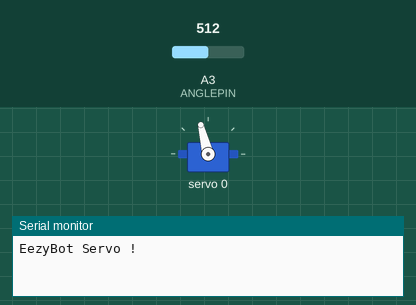
This sketch was run on a simulated Arduino Uno, built with avr-gcc and run on an emulated ATmega328P. Parts: servo, the last lines printed to the serial monitor. The inputs (shaded band) are chosen by the test bench; at power-on: A3 (ANGLEPIN) = 512.

Above: at 0.3 s.
At 14.4 s:
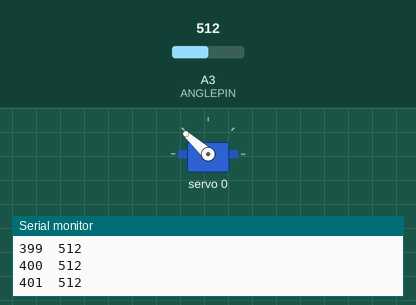
At 22.5 s:
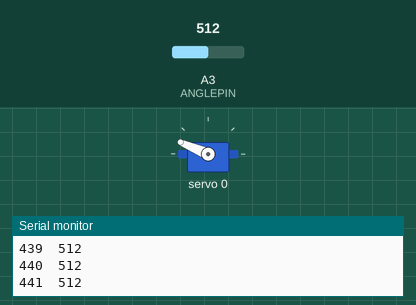
At 32.3 s:
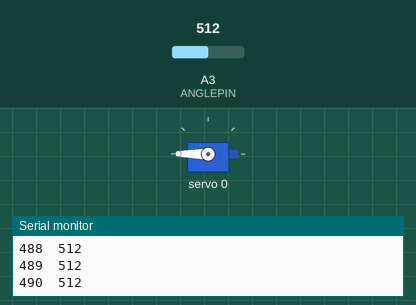
Timing chart, 0 to 37.2 s (numbered marks = the images above):
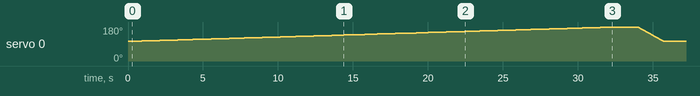

Measured:
- by itself, servo 0: rises from 104° to 180° in 31.8 s, then falls to 104° in 3.4 s

The sketch:

PCA9685_servo_calibration.ino
```cpp
/***************************************************
  Programme pour calibrer les servomoteurs
  avec retour d'info
  pilotés par PCA9685

 ****************************************************/

#include <Wire.h>
#include <Adafruit_PWMServoDriver.h>

// called this way, it uses the default address 0x40
Adafruit_PWMServoDriver pwm = Adafruit_PWMServoDriver(0x40);
#define SERVO_FREQ 50 // Analog servos run at ~50 Hz updates

/********************************************************************/
/* Angles limites des bras et avant-bras du robot */
const float  DEGREMIN = -65;
const float  DEGREMAX = 19;

/* Sens des moteurs */
const int16_t  SENS = 1;

/* Pente des moteurs (rapport pulsation/angle) */
const float  PENTE = 2;

/* Pulsation à l'angle DEGREMIN (à déterminer expérimentalement) */
const int16_t PULSEMIN = 331; // en pulse


/* Longueurs de pulsation (pulse) et angles limites */
/* ATTENTION : différent pour chaque robot !!! */
const uint16_t  PULSEMAX = SENS*PENTE*(DEGREMAX - DEGREMIN) + PULSEMIN; //{400, 500}; // This is the 'maximum' pulse length count (out of 4096)


/********************************************************************/
/* Ports utilisés */
const uint8_t SERVOPIN = 0;
const uint8_t ANGLEPIN = A3;

/********************************************************************/
/* Paramètres caractéristiques du servomoteur pour mesure angle */
const float A = -3.557e-7;
const float B = 3.947e-4;
const float C = 0.3792;
const float D = -34.514;

/********************************************************************/
/* État initial */
float ANGLE = 0;
float ANGLE_MES = ANGLE; // Angles mesurés

#define PI 3.1415926535897932384626433832795


/********************************************************************/
/********************************************************************/
void setup() {
  Serial.begin(460800);

  Serial.println("EezyBot Servo !");
  Serial.setTimeout(500);

  pwm.begin();
  pwm.setOscillatorFrequency(24460000);
  pwm.setPWMFreq(SERVO_FREQ);  // Analog servos run at ~50 Hz updates

  delay(100);
}


/********************************************************************/
/********************************************************************/
void loop() {
   for (uint16_t pulselen = PULSEMIN; pulselen < PULSEMAX; pulselen++) {
    pwm.setPWM(SERVOPIN, 0, pulselen);
    delay(200);
    Serial.print(pulselen);
    Serial.print("\t");
    Serial.println(analogRead(ANGLEPIN));
  }

  for (uint16_t pulselen = PULSEMAX; pulselen > PULSEMIN; pulselen--) {
    pwm.setPWM(SERVOPIN, 0, pulselen);
    delay(10);
  }
  delay(5000);
}

/********************************************************************/
/* envoi des positions */
void send_pulses() {
  Serial.print("_pp ");
  Serial.println(to_pulse());
}

void send_angles() {
  Serial.print("_aa ");
  Serial.println(ANGLE);
}

void send_angle(uint8_t servo) {
  Serial.print("_a");
  Serial.print(servo);
  Serial.print(" ");
  Serial.println(ANGLE);
  //Serial.flush();
}


/********************************************************************/
/* Mouvements d'un axe (en pulse) */
bool move_to_pulse(uint16_t pulselen) {
  ANGLE = pulse_to_degres(pulselen);
  pwm.setPWM(SERVOPIN, 0, pulselen);
}

/********************************************************************/
/* Mouvements d'un axe (en degrés) */
bool move_to_degres(int16_t angle) {
  uint16_t pulselen = map(angle, DEGREMIN, DEGREMAX, PULSEMIN, PULSEMAX);
  ANGLE = angle;
  return move_to_pulse(pulselen);
}


/********************************************************************/
/* Conversions pulse<>degres<>radians */
double to_rad(double deg) {
  return PI*deg/180;
}

double to_deg(double rad) {
  return rad*180/PI;
}

double pulse_to_degres(uint16_t pulse) {
  return map(pulse, PULSEMIN, PULSEMAX, DEGREMIN, DEGREMAX);
}

double degres_to_pulse(int16_t degres) {
  return map(degres, DEGREMIN, DEGREMAX, PULSEMIN, PULSEMAX);
}

double to_pulse() {
  return degres_to_pulse(ANGLE);
}


/********************************************************************/
/* Mesure des angles des servomoteurs */

float degres(int val) {
  return A*val*val*val + B*val*val + C*val + D;
}

void send_angles_mes() {
  float a = ANGLE_MES;
  String aa = "N";

  int16_t m = analogRead(ANGLEPIN);
  if (m > 0) { // port connecté = mesure
    a = degres(m) * SENS;
    aa = String(a);
  }

  uint16_t t = millis();
  if ((a != ANGLE_MES)) {
    ANGLE_MES = a;
    Serial.print("_am ");
    Serial.println(aa);
  }
}
```
